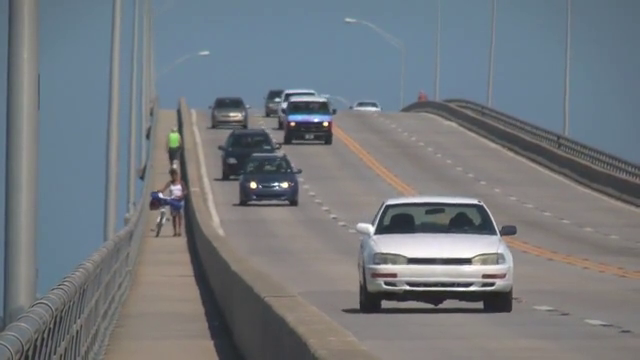
#> input picture frame 91 of HW3/slow_traffic_small.mp4, 640 x 360 px, given in place of fly.mp4, which was not available
$ python test2.py
#> lines starting #> are read from the running program, lines starting #| are printed output that depends on the picture; after the words box and inside, x2 and y2 are one past the last pixel; in counts of white or black regions, pixels touching at a corner belong together; long printed decimals are rounded; pictures that were not available may be replaced by others from this repository, and a replacement may not be noted
import numpy as np
import cv2 as cv

cap = cv.VideoCapture('fly.mp4')

ret, frame = cap.read()
#> frame is the input picture: shape (360, 640, 3); mean B, G, R 126.6, 121.2, 115.7

c, r, w, h = 490, 230, 260, 110
track_window = (c, r, w, h)

roi = frame[r:r+h, c:c+w]
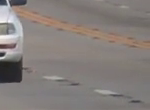
#> roi: shape (110, 150, 3); mean B, G, R 122.4, 125.7, 132.7
hsv_roi =  cv.cvtColor(roi, cv.COLOR_BGR2HSV)
#> hsv_roi: shape (110, 150, 3); mean H, S, V 30, 21.4, 133.2


# l_b = np.array([105, 40, 130])
# u_b = np.array([110, 60, 190])

l_b = np.array([95, 40, 100])
u_b = np.array([130, 90, 120])
mask = cv.inRange(hsv_roi, l_b, u_b)
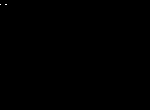
#> mask: shape (110, 150); 0.02% white in thin lines or dots, all inside (x1, y1, x2, y2) = (0, 4, 7, 5)

roi_hist = cv.calcHist([hsv_roi], [0, 1], mask, [32, 30], [0, 180, 0, 256])
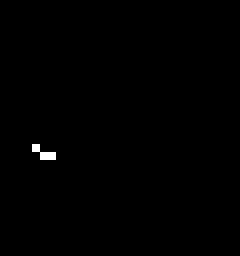
#> roi_hist: shape (32, 30) float32 (shown 8 times larger); values 0 (black) and 1 (white), 0.31% white in thin lines or dots, all inside (x1, y1, x2, y2) = (4, 18, 7, 20)
cv.normalize(roi_hist, roi_hist, 0, 255, cv.NORM_MINMAX)

term_crit = ( cv.TERM_CRITERIA_EPS | cv.TERM_CRITERIA_COUNT, 10, 1 )

while(1):
  ret ,frame = cap.read()
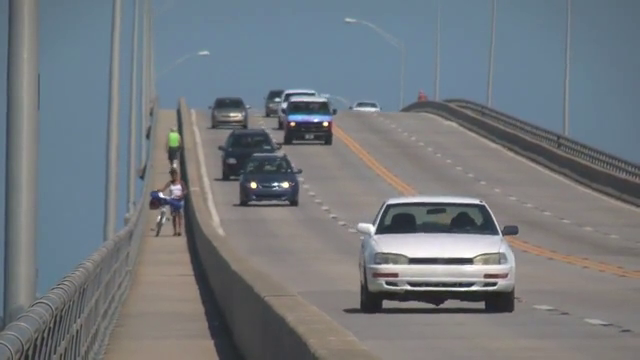
#> input picture frame 92 of HW3/slow_traffic_small.mp4, 640 x 360 px, given in place of fly.mp4, which was not available
#> frame is the input picture: shape (360, 640, 3); mean B, G, R 126.3, 121.1, 115.4

  if ret == True:
    hsv = cv.cvtColor(frame, cv.COLOR_BGR2HSV)
#> hsv: shape (360, 640, 3); mean H, S, V 67.5, 39.8, 131.5
    dst = cv.calcBackProject([hsv], [0, 1], roi_hist, [0, 180, 0, 256], 1)
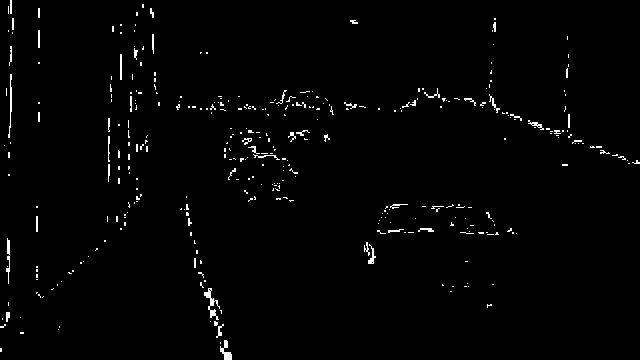
#> dst: shape (360, 640); 1.5% white in thin lines or dots

    ret, track_window = cv.CamShift(dst, track_window, term_crit)
#> ret = ((416, 231.5), (78.37, 164.6), 78.95); track_window = (334, 192, 164, 79)

    pts = cv.boxPoints(ret)
#> pts = [[327.7, 208.8], [489.3, 177.3], [504.3, 254.2], [342.7, 285.7]]
    print(pts)
#| [[327.697 208.825]
#|  [489.275 177.257]
#|  [504.303 254.175]
#|  [342.725 285.743]]
    pts = np.int0(pts)
#> pts = [[327, 208], [489, 177], [504, 254], [342, 285]]
    final_image = cv.polylines(frame, [pts], True, 255, 2)

    cv.imshow('dst', dst)
    cv.imshow('final_image', final_image)
    cv.imshow('roi', roi)
    cv.imshow('roi', hsv_roi)

    k = cv.waitKey(60) & 0xff
#> (key Esc is pressed here)
    if k == 27:
      break
    else:
      cv.imwrite(chr(k) + ".jpg", final_image)

  else:
    break

cv.destroyAllWindows()
cap.release()

$ run again, starting later in the video
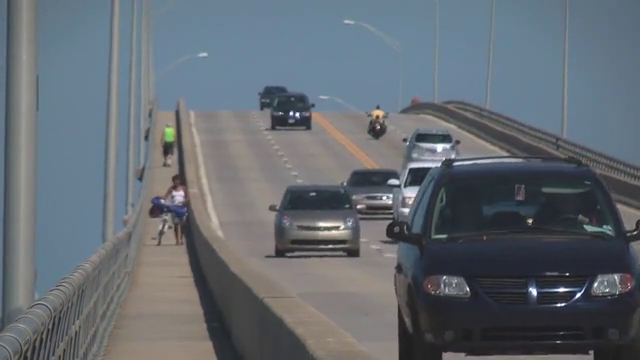
#> input picture frame 411 of HW3/slow_traffic_small.mp4, 640 x 360 px, given in place of fly.mp4, which was not available
#> frame is the input picture: shape (360, 640, 3); mean B, G, R 113.8, 106.6, 99.3
#> hsv_roi: shape (110, 150, 3); mean H, S, V 113.6, 50.3, 59.1
#> `mask = cv.inRange(hsv_roi, l_b, u_b)`:
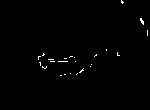
#> mask: shape (110, 150); 0.68% white in thin lines or dots, all inside (x1, y1, x2, y2) = (38, 0, 148, 76)
#> hsv: shape (360, 640, 3); mean H, S, V 81.5, 45.6, 117.2
#> `dst = cv.calcBackProject([hsv], [0, 1], roi_hist, [0, 180, 0, 256], 1)`:
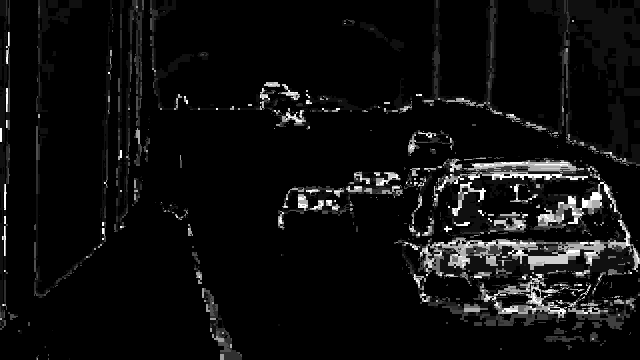
#> dst: shape (360, 640); min 0, max 255, mean 14.3
#> ret = ((531, 259), (139.8, 182.1), 86.91); track_window = (439, 188, 184, 142)
#> `pts = cv.boxPoints(ret)`: pts = [[436.3, 194.1], [618.1, 184.3], [625.7, 323.9], [443.9, 333.7]]
#| [[436.328 194.124]
#|  [618.1362  184.3076 ]
#|  [625.672 323.876]
#|  [443.864 333.692]]
#> `pts = np.int0(pts)`: pts = [[436, 194], [618, 184], [625, 323], [443, 333]]
